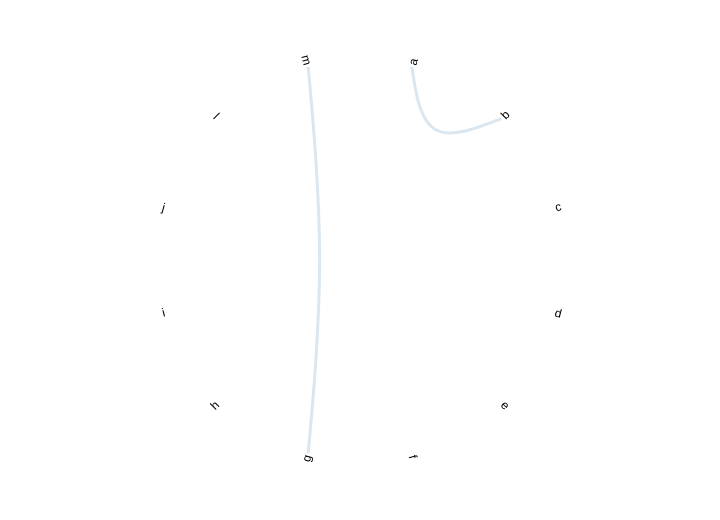

The specification (Vega-Lite) saved for this image:
### Vega specification from a JSON file in a GitHub repository (floating-point values rounded to 4 significant figures)
{"legends": [], "width": 700, "scales": [{"name": "color", "type": "ordinal", "domain": ["depends on", "imported by"], "range": [{"signal": "colorIn"}, {"signal": "colorOut"}]}], "padding": 10, "marks": [{"type": "text", "interactive": true, "from": {"data": "leaves"}, "encode": {"enter": {"text": {"field": "name"}, "baseline": {"value": "middle"}}, "update": {"y": {"field": "y"}, "align": {"signal": "datum.leftside ? 'right' : 'left'"}, "dx": {"signal": "textOffset * (datum.leftside ? -1 : 1)"}, "limit": {"value": 140}, "fill": [{"test": "datum.id === active", "value": "black"}, {"test": "indata('selected', 'source-id', datum.id)", "signal": "colorIn"}, {"test": "indata('selected', 'target-id', datum.id)", "signal": "colorOut"}, {"test": "datum.status == 'infected'", "value": "orange"}, {"test": "datum.status == 'source'", "value": "red"}, {"value": "black"}], "angle": {"signal": "datum.leftside ? datum.angle - 180 : datum.angle"}, "fontWeight": [{"test": "indata('selected', 'source-id', datum.id)", "value": "bold"}, {"test": "indata('selected', 'target-id', datum.id)", "value": "bold"}, {"value": null}], "x": {"field": "x"}, "fontSize": {"signal": "textSize"}}}}, {"type": "group", "from": {"facet": {"name": "path", "data": "dependencies", "field": "treepath"}}, "signals": [{"name": "edgeClicked", "push": "outer", "on": [{"events": "line:click", "update": "parent"}]}], "marks": [{"type": "line", "interactive": true, "from": {"data": "path"}, "encode": {"enter": {"interpolate": {"value": "bundle"}, "strokeWidth": {"value": 3}}, "update": {"stroke": [{"test": "parent['source-id'] === activeSource || parent['target-id'] === activeTarget", "signal": "colorOut"}, {"test": "parent['infected']", "value": "red"}, {"value": "steelblue"}], "strokeOpacity": [{"test": "parent['source-id'] === activeSource || parent['target-id'] === activeTarget", "value": 0.5}, {"value": 0.2}], "tension": {"signal": "tension"}, "x": {"field": "x"}, "y": {"field": "y"}}}}]}], "$schema": "https://vega.github.io/schema/vega/v5.json", "signals": [{"name": "tension", "value": 0.33}, {"name": "radius", "value": 200}, {"name": "extent", "value": 360}, {"name": "rotate", "value": 0}, {"name": "textSize", "value": 12}, {"name": "textOffset", "value": 2}, {"name": "layout", "value": "cluster"}, {"name": "colorIn", "value": "firebrick"}, {"name": "colorOut", "value": "firebrick"}, {"name": "originX", "update": "width / 2"}, {"name": "originY", "update": "height / 2"}, {"name": "active", "value": null, "on": [{"events": "text:mouseover", "update": "datum.id"}, {"events": "mouseover[!event.item]", "update": "null"}]}, {"name": "activeSource", "value": null, "update": "active"}, {"name": "activeTarget", "value": null, "update": "active"}, {"name": "edgeClicked"}, {"name": "edgeThreshold"}, {"name": "confidenceThreshold"}], "height": 500, "data": [{"name": "tree", "values": [{"name": "root", "id": -1, "alpha": 0.5, "beta": 0}, {"name": "a", "id": 1, "parent": -1, "alpha": 0.04167, "beta": 1, "status": null}, {"name": "b", "id": 2, "parent": -1, "alpha": 0.125, "beta": 1, "status": null}, {"name": "c", "id": 3, "parent": -1, "alpha": 0.2083, "beta": 1, "status": null}, {"name": "d", "id": 4, "parent": -1, "alpha": 0.2917, "beta": 1, "status": null}, {"name": "e", "id": 5, "parent": -1, "alpha": 0.375, "beta": 1, "status": null}, {"name": "f", "id": 6, "parent": -1, "alpha": 0.4583, "beta": 1, "status": null}, {"name": "g", "id": 7, "parent": -1, "alpha": 0.5417, "beta": 1, "status": null}, {"name": "h", "id": 8, "parent": -1, "alpha": 0.625, "beta": 1, "status": null}, {"name": "i", "id": 9, "parent": -1, "alpha": 0.7083, "beta": 1, "status": null}, {"name": "j", "id": 10, "parent": -1, "alpha": 0.7917, "beta": 1, "status": null}, {"name": "l", "id": 11, "parent": -1, "alpha": 0.875, "beta": 1, "status": null}, {"name": "m", "id": 12, "parent": -1, "alpha": 0.9583, "beta": 1, "status": null}], "transform": [{"type": "stratify", "key": "id", "parentKey": "parent"}, {"type": "tree", "method": {"signal": "layout"}, "size": [1, 1], "as": ["alpha-ignore", "beta-ignore", "depth", "children"]}, {"type": "formula", "expr": "(rotate + extent * datum.alpha + 270) % 360", "as": "angle"}, {"type": "formula", "expr": "inrange(datum.angle, [90, 270])", "as": "leftside"}, {"type": "formula", "expr": "originX + radius * datum.beta * cos(PI * datum.angle / 180)", "as": "x"}, {"type": "formula", "expr": "originY + radius * datum.beta * sin(PI * datum.angle / 180)", "as": "y"}]}, {"name": "leaves", "source": "tree", "transform": [{"type": "filter", "expr": "!datum.children"}]}, {"name": "dependencies", "values": [{"source-id": 2, "target-id": 1, "source-name": "b", "target-name": "a", "edge-val": null, "edge-present": true, "infected": null}, {"source-id": 12, "target-id": 7, "source-name": "m", "target-name": "g", "edge-val": null, "edge-present": true, "infected": null}], "transform": [{"type": "formula", "expr": "treePath('tree', datum['source-id'], datum['target-id'])", "as": "treepath", "initonly": true}]}, {"name": "selected", "source": "dependencies", "transform": [{"type": "filter", "expr": "datum['source-id'] === activeSource || datum['target-id'] === activeTarget"}]}]}
